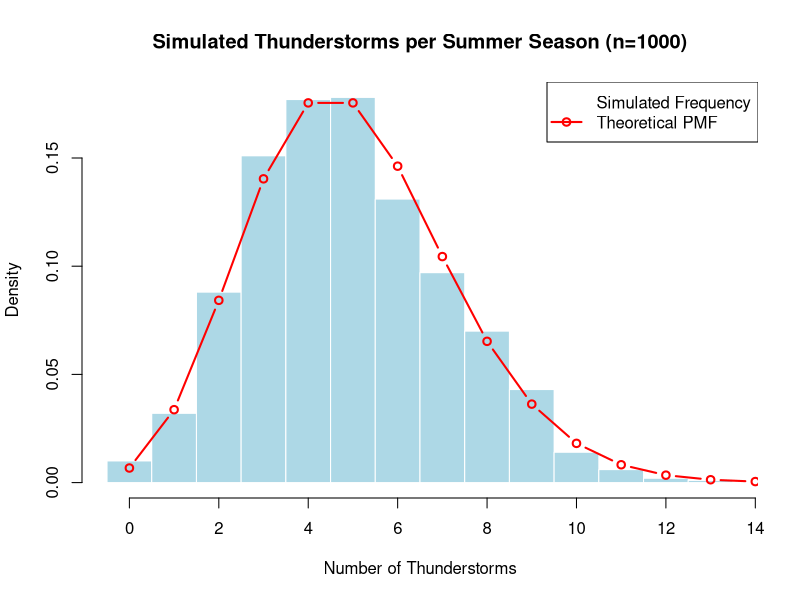

This chart was generated by the following R code:
## ---- chunk 1
# This script demonstrates the Poisson distribution using a real-world example:
# the number of thunderstorms in a summer season.

# We will assume a historical average of 5 thunderstorms per summer season.
# This value, lambda (λ), is the key parameter for the Poisson distribution.
lambda <- 5

# --- Part 1: Calculating Probabilities ---

# The dpois() function calculates the probability mass function (PMF).
# It tells us the probability of observing exactly a specific number of events.

# What is the probability of having exactly 3 thunderstorms in a season?
prob_3_thunderstorms <- dpois(x = 3, lambda = lambda)
cat("Probability of exactly 3 thunderstorms:", round(prob_3_thunderstorms, 4), "\n")

# What is the probability of having exactly 5 thunderstorms in a season (the mean)?
prob_5_thunderstorms <- dpois(x = 5, lambda = lambda)
cat("Probability of exactly 5 thunderstorms:", round(prob_5_thunderstorms, 4), "\n\n")

# The ppois() function calculates the cumulative distribution function (CDF).
# It tells us the probability of having a certain number of events OR FEWER.

# What is the probability of having 5 or fewer thunderstorms?
prob_5_or_fewer <- ppois(q = 5, lambda = lambda)
cat("Probability of 5 or fewer thunderstorms:", round(prob_5_or_fewer, 4), "\n")

# We can also use it to find the probability of MORE than a certain number.
# What is the probability of having more than 8 thunderstorms?
prob_more_than_8 <- 1 - ppois(q = 8, lambda = lambda)
cat("Probability of more than 8 thunderstorms:", round(prob_more_than_8, 4), "\n")

# --- Part 2: Simulating Data and Visualization ---

# The rpois() function generates random numbers from a Poisson distribution.
# We will simulate 1000 summer seasons to see what a sample of our data looks like.

set.seed(42) # Set a seed for reproducibility
num_simulations <- 1000
simulated_thunderstorms <- rpois(n = num_simulations, lambda = lambda)

# Let's inspect the first few simulated values
cat("\nFirst 10 simulated seasons:", simulated_thunderstorms[1:10], "\n\n")

# We can find the average of our simulated data to see how close it is to the theoretical lambda.
simulated_mean <- mean(simulated_thunderstorms)
cat("Simulated mean of thunderstorms:", round(simulated_mean, 2), "\n")
cat("Theoretical mean (lambda):", lambda, "\n\n")

# Now, let's visualize the results.
# We'll create a histogram of our simulated data and overlay the theoretical PMF.
# This shows how our sample of 1000 seasons matches the expected probabilities.

# Create a data frame for plotting
data <- data.frame(
  x = 0:15,
  y_pmf = dpois(x = 0:15, lambda = lambda)
)

# Plot the histogram
hist(simulated_thunderstorms,
     breaks = seq(-0.5, max(simulated_thunderstorms) + 0.5, by = 1),
     freq = FALSE,
     col = "lightblue",
     main = "Simulated Thunderstorms per Summer Season (n=1000)",
     xlab = "Number of Thunderstorms",
     ylab = "Density",
     border = "white")

# Overlay the theoretical Poisson PMF as a line plot
lines(data$x, data$y_pmf,
      type = "b", # 'b' for both points and lines
      col = "red",
      lwd = 2)

# Add a legend
legend("topright",
       legend = c("Simulated Frequency", "Theoretical PMF"),
       col = c("lightblue", "red"),
       pch = c(NA, 1),
       lwd = c(NA, 2),
       lty = c(NA, 1),
       bg = "white")
